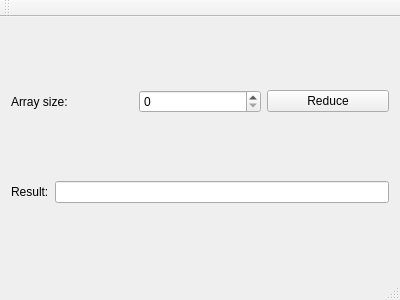
<?xml version="1.0" encoding="UTF-8"?>
<ui version="4.0">
 <class>MainWindow</class>
 <widget class="QMainWindow" name="MainWindow">
  <property name="geometry">
   <rect>
    <x>0</x>
    <y>0</y>
    <width>400</width>
    <height>300</height>
   </rect>
  </property>
  <property name="windowTitle">
   <string>MainWindow</string>
  </property>
  <widget class="QWidget" name="centralWidget">
   <layout class="QVBoxLayout" name="verticalLayout">
    <item>
     <layout class="QHBoxLayout" name="horizontalLayout">
      <item>
       <widget class="QLabel" name="label">
        <property name="text">
         <string>Array size:</string>
        </property>
       </widget>
      </item>
      <item>
       <widget class="QSpinBox" name="SizeSpinBox">
        <property name="maximum">
         <number>1000000</number>
        </property>
       </widget>
      </item>
      <item>
       <widget class="QPushButton" name="reducePushButton">
        <property name="text">
         <string>Reduce</string>
        </property>
       </widget>
      </item>
     </layout>
    </item>
    <item>
     <layout class="QHBoxLayout" name="horizontalLayout_2">
      <item>
       <widget class="QLabel" name="label_3">
        <property name="text">
         <string>Result:</string>
        </property>
       </widget>
      </item>
      <item>
       <widget class="QLineEdit" name="resultLineEdit">
        <property name="readOnly">
         <bool>true</bool>
        </property>
       </widget>
      </item>
     </layout>
    </item>
   </layout>
  </widget>
  <widget class="QMenuBar" name="menuBar">
   <property name="geometry">
    <rect>
     <x>0</x>
     <y>0</y>
     <width>400</width>
     <height>22</height>
    </rect>
   </property>
  </widget>
  <widget class="QToolBar" name="mainToolBar">
   <attribute name="toolBarArea">
    <enum>TopToolBarArea</enum>
   </attribute>
   <attribute name="toolBarBreak">
    <bool>false</bool>
   </attribute>
  </widget>
  <widget class="QStatusBar" name="statusBar"/>
 </widget>
 <layoutdefault spacing="6" margin="11"/>
 <resources/>
 <connections/>
</ui>
